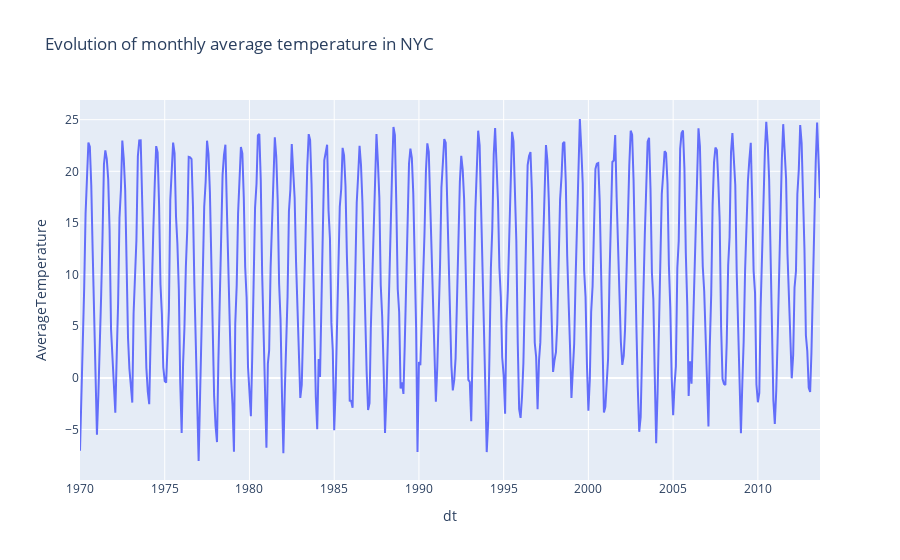

Notebook code for this chart:
### Code cell
fig = px.line(tmp, x='dt', y="AverageTemperature", title = 'Evolution of monthly average temperature in NYC')
fig.show()

### Figure 1 — Plotly figure (JSON) as saved in the notebook; plotly's stock layout.template omitted (floating-point values rounded to 4 significant figures; data arrays with more than 128 entries replaced by an {"elided": "..."} marker saying what was removed)
{"data": [{"hovertemplate": "dt=%{x}<br>AverageTemperature=%{y}<extra></extra>", "legendgroup": "", "line": {"color": "#636efa", "dash": "solid"}, "mode": "lines", "name": "", "orientation": "v", "showlegend": false, "type": "scatter", "x": {"elided": "525 str values"}, "xaxis": "x", "y": {"elided": "525 float values"}, "yaxis": "y"}], "layout": {"legend": {"tracegroupgap": 0}, "title": {"text": "Evolution of monthly average temperature in NYC"}, "xaxis": {"anchor": "y", "domain": [0, 1], "title": {"text": "dt"}}, "yaxis": {"anchor": "x", "domain": [0, 1], "title": {"text": "AverageTemperature"}}}}
